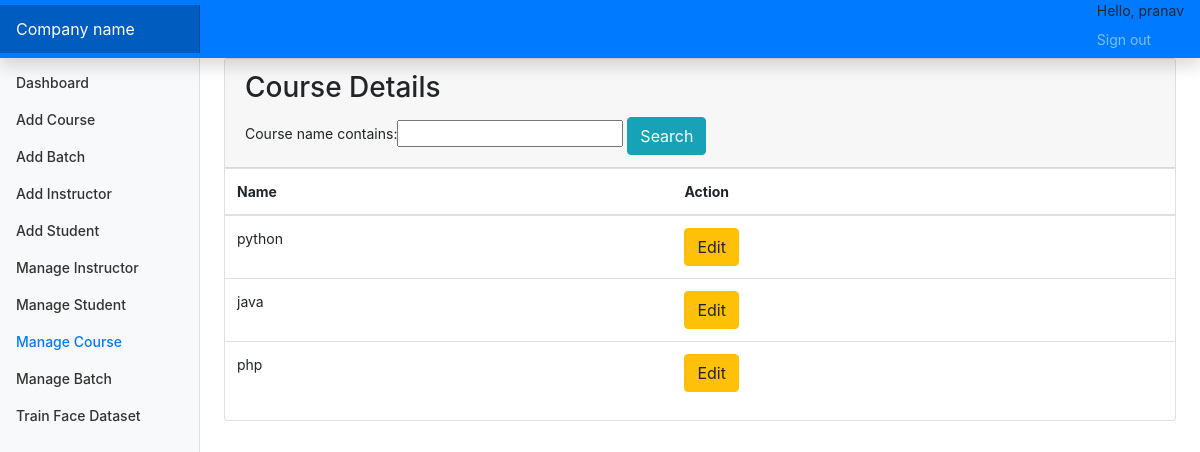
/managec (signed in), run on the app's committed database.
### account/models.py (models this page shows, shortened)
class CustomUser(AbstractUser):
    user_type_data=((1,"Admin"),(2,"Instructor"),(3,"Students"))
    user_type=models.CharField(default=1,choices=user_type_data,max_length=10)

class Course(models.Model):
    id=models.AutoField(primary_key=True)
    course_name=models.CharField(max_length=255)
    objects=models.Manager()

### account/adminviews.py (the view)
# urls.py: path('managec',adminviews.manageCourse,name="managec"),
def manageCourse(request):
    cou=Course.objects.all()
    myfilter=CourseFilter(request.GET,queryset=cou)
    cou=myfilter.qs
    return render(request,"HOD/manage_course.html",{"courses":cou,"myfilter":myfilter})

### account/restrictionMiddleware.py (called while the page is built, shortened)
    def process_view(self,request,view_func,view_args,view_kwargs):
        modulename=view_func.__module__
        user=request.user
        if user.is_authenticated:
            if user.user_type == "1":
                if modulename == "account.adminviews":
                    pass
                elif modulename == "account.views":
                    pass
                else:
                    return redirect('dashboard')
            else:
                return redirect('loginpage')
        else:
            if request.path == reverse("loginpage"):
                pass
            else:
                return HttpResponseRedirect(reverse("loginpage"))

### account/templates/HOD/manage_course.html (shortened to what this page needs)
{% extends 'base.html'%}
{% block sidebarstuff %}
<li class="nav-item">
    <a class="nav-link" href="{% url 'dashboard' %}">
        Dashboard <span class="sr-only">(current)</span>
    </a>
</li>
<li class="nav-item">
    <a class="nav-link" href="{% url 'addCourses' %}">
        Add Course
    </a>
</li>
<li class="nav-item">
    <a class="nav-link" href="{% url 'addBatch' %}">
        Add Batch
    </a>
</li>
<li class="nav-item">
    <a class="nav-link" href="{% url 'addInstructor' %}">
        Add Instructor
    </a>
</li>
<li class="nav-item">
    <a class="nav-link" href="{% url 'addStudent' %}">
        Add Student
    </a>
</li>
<li class="nav-item">
    <a class="nav-link" href="{% url 'managei' %}">
        Manage Instructor
    </a>
</li>
<li class="nav-item">
    <a class="nav-link" href="{% url 'manages' %}">
        Manage Student
    </a>
</li>
<li class="nav-item">
    <a class="nav-link active" href="{% url 'managec' %}">
        Manage Course
    </a>
</li>
<li class="nav-item">
    <a class="nav-link" href="{% url 'manageb' %}">
        Manage Batch
    </a>
</li>
<li class="nav-item">
    <a class="nav-link" href="{% url 'train' %}">
        Train Face Dataset
    </a>
</li>
{% endblock sidebarstuff %}
{% block maincontent %}
<main role="main" class="col-md-9 ml-sm-auto col-lg-10 px-md-4">
    <div class="row">
        <div class="col-md-12 ">
            <div class="card">
                <div class="card-header">
                    <h3 class="card-title">Course Details</h3>
                    <div class="card-tools">
                        <div class="input-group input-group-sm" style="width: auto;">
                            <form method="GET">
                                {{myfilter.form}}
                                <button type="submit" class="btn btn-info">Search</button>
                                </form>
                        </div>
                    </div>
                </div>
                <div class="card-body table-responsive p-0">
                    <table class="table table-hover text-nowrap">
                        <thead>
                            <tr>
                                <th>Name</th>
                                <th>Action</th>
                            </tr>
                        </thead>
                        <tbody>
                            {% for course in courses %}
                            <tr>
                                <td>{{ course.course_name }}</td>
                                <td><a href="/edit_course/{{ course.id }}" class="btn btn-warning">Edit</a>
                                </td>
                            </tr>
                            {% endfor %}
                        </tbody>
                    </table>
                </div>
            </div>
        </div>
    </div>
</main>
{% endblock maincontent %}

### account/templates/base.html (shortened to what this page needs)
{% load static %}
<!doctype html>
<html lang="en">
<head>
    <link rel="stylesheet" href="{% static 'css/bootstrap.min.css' %}">
    <link rel="stylesheet" href="{% static 'css/base.css' %}">
</head>
<body>
    <nav class="navbar navbar-dark sticky-top bg-primary flex-md-nowrap p-0 shadow">
        <a class="navbar-brand col-md-3 col-lg-2 mr-0 px-3" href="#">Company name</a>
        <ul class="navbar-nav px-3">
            <li class="nav-item text-nowrap">
                <span>Hello, {{request.user}} </span>
            </li>
            <li class="nav-item text-nowrap">
                <a class="nav-link" href="{% url 'logout' %}">Sign out</a>
            </li>
        </ul>
    </nav>
    <div class="container-fluid">
        <div class="row">
            <nav id="sidebarMenu" class="col-md-3 col-lg-2 d-md-block bg-light sidebar collapse">
                <div class="sidebar-sticky pt-3">
                    <ul class="nav flex-column">
                        {% block sidebarstuff %}
                        {% endblock sidebarstuff %}
                    </ul>
                </div>
            </nav>
            {% block maincontent %}
            {% endblock maincontent %}
        </div>
    </div>
</body>
</html>

### staticfiles/css/base.css (style rules this page uses)
body { font-size: .875rem; }
.sidebar { position: fixed; top: 0; bottom: 0; left: 0; z-index: 100; padding: 48px 0 0; box-shadow: inset -1px 0 0 rgba(0, 0, 0, .1); }
.sidebar-sticky { position: relative; top: 0; height: calc(100vh - 48px); padding-top: .5rem; overflow-x: hidden; overflow-y: auto; }
.sidebar .nav-link { font-weight: 500; color: #333; }
.sidebar .nav-link.active { color: #007bff; }
.navbar-brand { padding-top: .75rem; padding-bottom: .75rem; font-size: 1rem; background-color: rgba(0, 0, 0, .25); box-shadow: inset -1px 0 0 rgba(0, 0, 0, .25); }

### data on the page
CustomUser: user "pranav"
Course: course_name "python"
Course: course_name "java"
Course: course_name "php"
